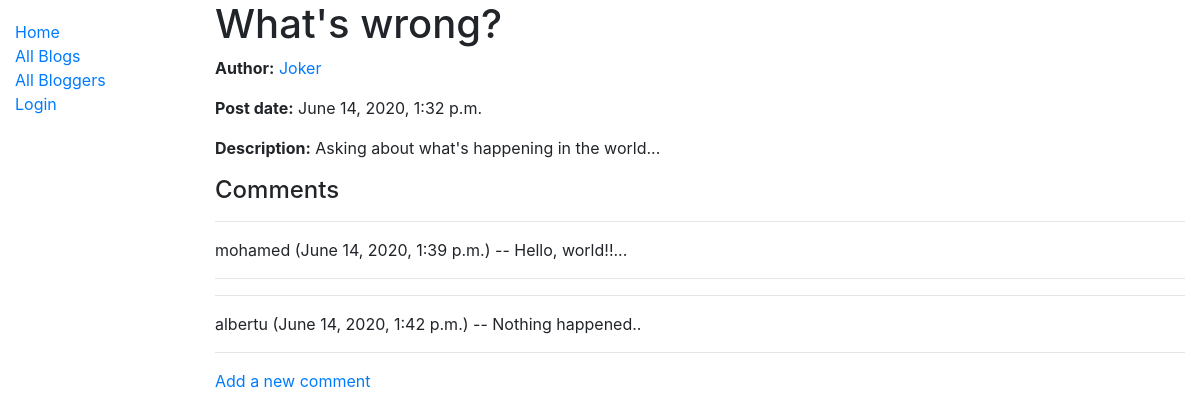
The app's page /blog/2, older data.
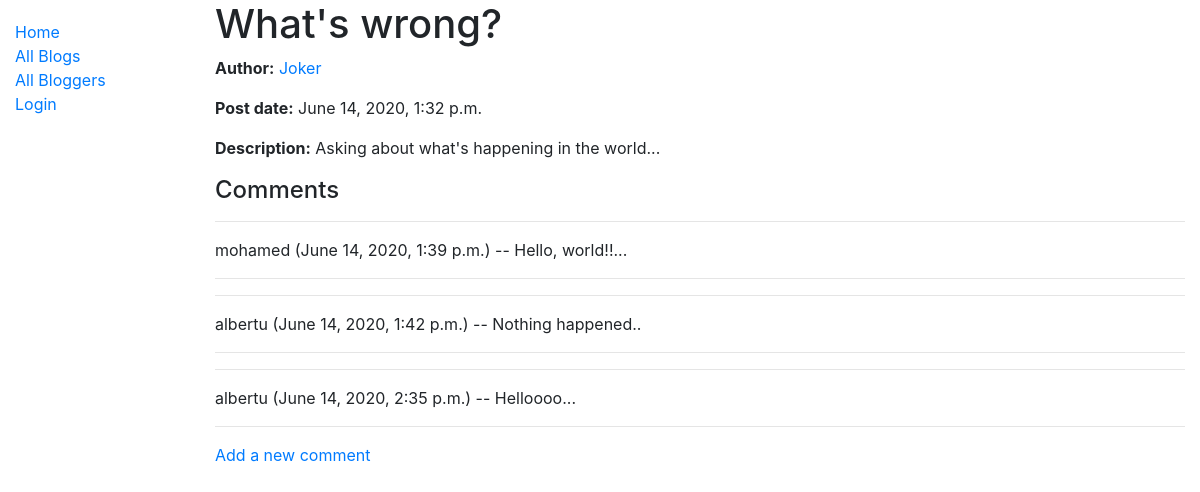
The same page, newer data.
### blog/models.py (models this page shows, shortened)
class Comment(models.Model):
    comment_text = models.TextField(null=False)
    blog = models.ForeignKey(Blog, on_delete=models.CASCADE)
    author = models.ForeignKey(User, on_delete=models.SET_NULL, null=True, blank=True)
    date = models.DateTimeField(auto_now=True)
    def __str__(self):
        return self.comment_text

### blog/views.py (the view)
# urls.py: path('<int:pk>', views.BlogDetailView.as_view(), name='blog-detail'),
class BlogDetailView(generic.DetailView):
    model = Blog

### blog/models.py (called while the page is built)
    def __str__(self):
        return self.name.username

    def get_absolute_url(self):
        return reverse('author-detail', args=[str(self.id)])

### blog/templates/blog/blog_detail.html
{% extends "base_generic.html" %}
{% block content %}
  <h1>{{ blog.post }}</h1>
  <p><strong>Author:</strong> <a href="{{ blog.author.get_absolute_url }}"> {{ blog.author }}</a></p>
  <p><strong>Post date:</strong> {{ blog.date }}</p>
  <p><strong>Description:</strong> {{ blog.description }}</p>
  <h4>Comments</h4>
  {% for comment in blog.comment_set.all %}
      <hr>
    <p>
        {{ comment.author }} ({{ comment.date }}) -- {{ comment }}
    </p>
      <hr>
  {% endfor %}
    <a href="{% url 'comment-form' blog.id %}">Add a new comment</a>
{% endblock %}

Row changes from the older to the newer data that the page shows:
added Comment: author "albertu", date "June 14, 2020, 2:35 p.m.", comment_text "Helloooo..."
